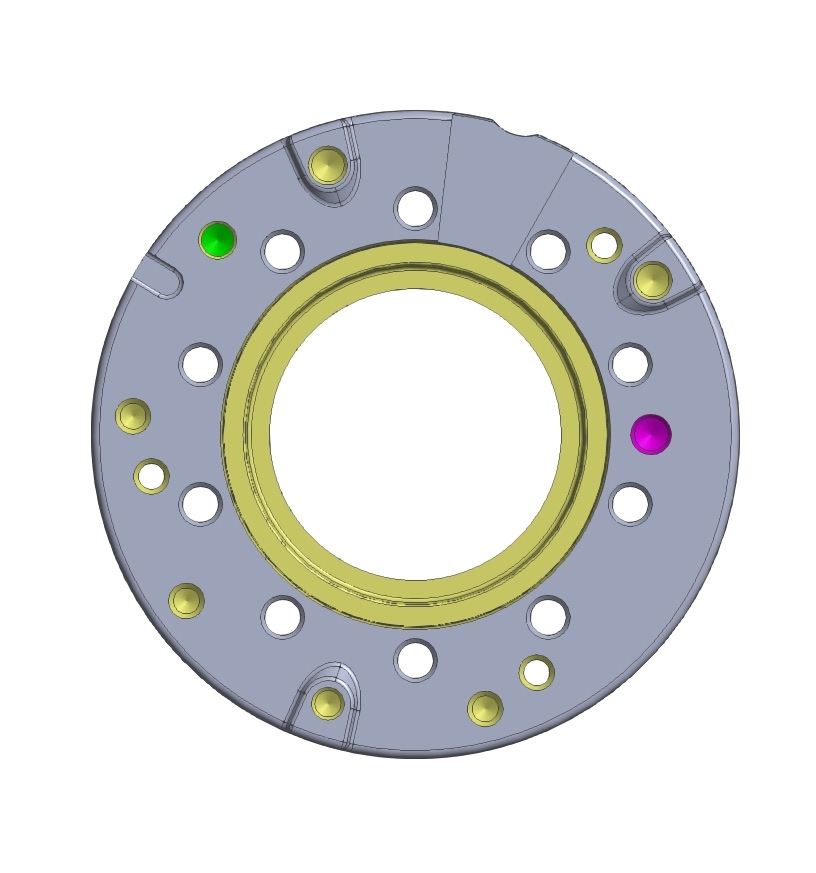
#> input picture ring_cad2.jpg, 816 x 873 px
$ python edge_detection.py
#> lines starting #> are read from the running program, lines starting #| are printed output that depends on the picture; after the words box and inside, x2 and y2 are one past the last pixel; in counts of white or black regions, pixels touching at a corner belong together
# -*- coding: utf-8 -*-
"""
Created on Thu Apr 20 15:04:24 2017

@author: mauro
"""

import cv2
import numpy as np

filename = 'ring_cad2.jpg'
img = cv2.imread(filename)
#> img is the input picture: shape (873, 816, 3); mean B, G, R 219.6, 221.1, 219.7
gray = cv2.cvtColor(img,cv2.COLOR_BGR2GRAY)
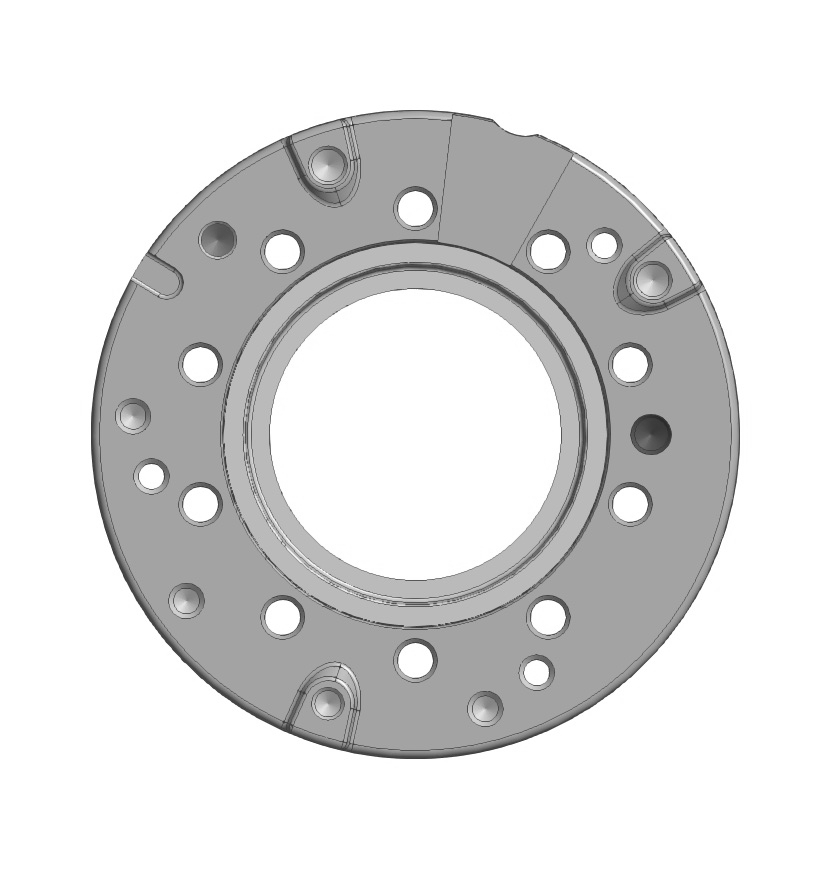
#> gray: shape (873, 816); min 40, max 255, mean 220.6

# find Harris corners
gray = np.float32(gray)
dst = cv2.cornerHarris(gray,2,3,0.04)
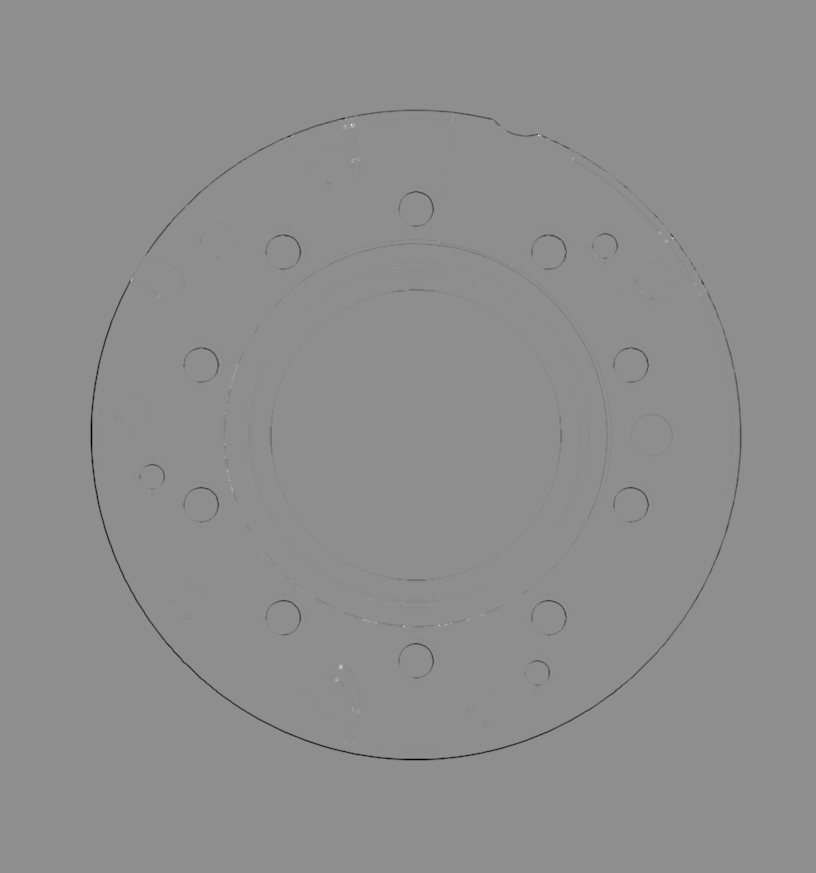
#> dst: shape (873, 816) float32; min -50255300, max 39844680, mean -149081.9; drawn with min black and max white
dst = cv2.dilate(dst,None)
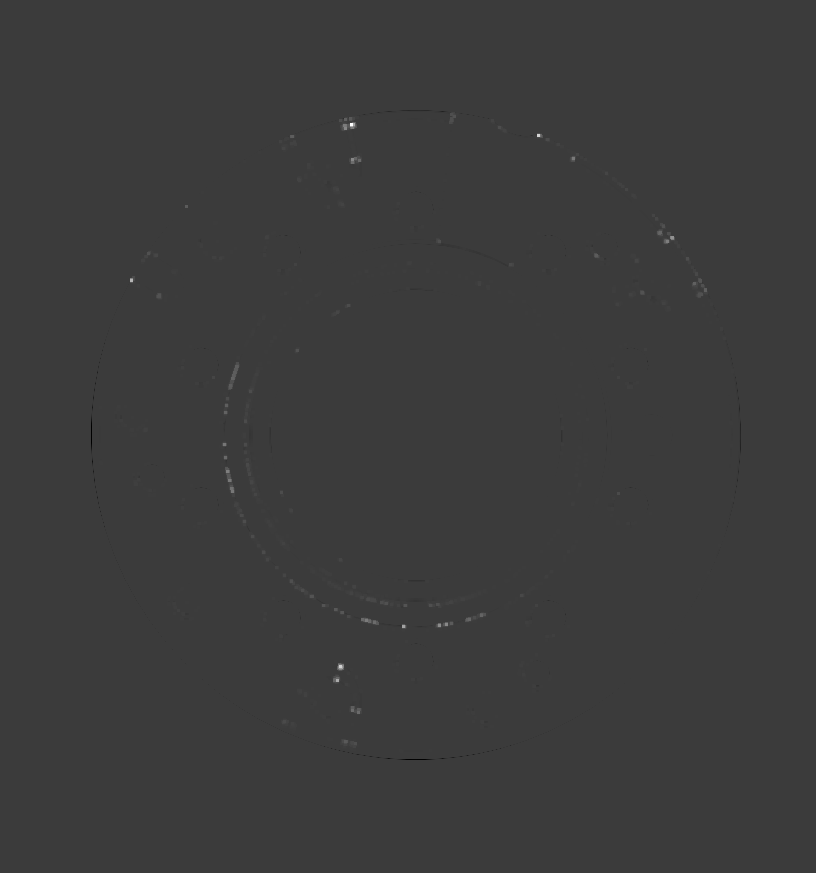
#> dst: shape (873, 816) float32; min -12145353, max 39844680, mean 18121.8; drawn with min black and max white
ret, dst = cv2.threshold(dst,0.01*dst.max(),255,0)
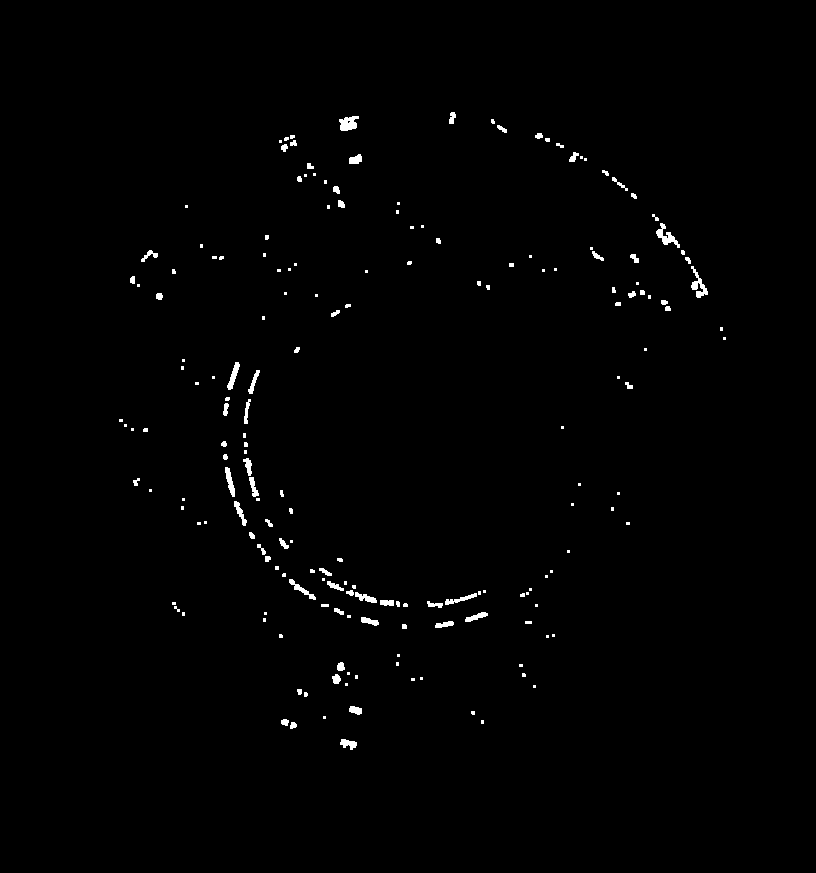
#> dst: shape (873, 816) float32; 0.84% white; 187 white regions (108 under 20 px), largest, box (x1, y1, x2, y2) and area: (656, 223, 680, 248) 217, (339, 116, 359, 131) 211, (691, 266, 708, 298) 210
#> ret = 398446.8
dst = np.uint8(dst)

# find centroids
ret, labels, stats, centroids = cv2.connectedComponentsWithStats(dst)
#> labels: shape (873, 816) int32; 188 distinct labels, from 0 to 187
#> ret = 188; stats = 188 rows, first 6: [0, 0, 816, 873, 706400], [449, 112, 7, 12, 60], [339, 116, 20, 15, 211], [491, 119, 4, 5, 17], [497, 125, 10, 8, 42], [535, 133, 8, 6, 37]; centroids = 188 pairs, first value 120.5 to 724, second value 117.5 to 743.4

# define the criteria to stop and refine the corners
criteria = (cv2.TERM_CRITERIA_EPS + cv2.TERM_CRITERIA_MAX_ITER, 100, 0.01)
corners = cv2.cornerSubPix(gray,np.float32(centroids),(5,5),(-1,-1),criteria)
#> corners = 188 pairs, first value 117.6 to 724.9, second value 117.5 to 743.5

# Now draw them
res = np.hstack((centroids,corners))
#> res = 188 rows, first 6: [407.7, 436.1, 407.7, 436.1], [451.8, 117.5, 451.8, 117.5], [348, 123.1, 351.5, 124.4], [492.4, 121.1, 491.8, 118.8], [501.6, 128.5, 501.9, 128.1], [538.6, 135.5, 537.2, 133.5]
res = np.int0(res)
#> res = 188 rows, first 6: [407, 436, 407, 436], [451, 117, 451, 117], [348, 123, 351, 124], [492, 121, 491, 118], [501, 128, 501, 128], [538, 135, 537, 133]
img[res[:,1],res[:,0]]=[0,0,255]
#> img: shape (873, 816, 3); 0.03% of pixels changed, all inside (x1, y1, x2, y2) = (120, 117, 725, 744)
img[res[:,3],res[:,2]] = [0,255,0]
#> img: shape (873, 816, 3); mean B, G, R 219.5, 221.1, 219.7

cv2.imwrite('subpixel5.png',img)
